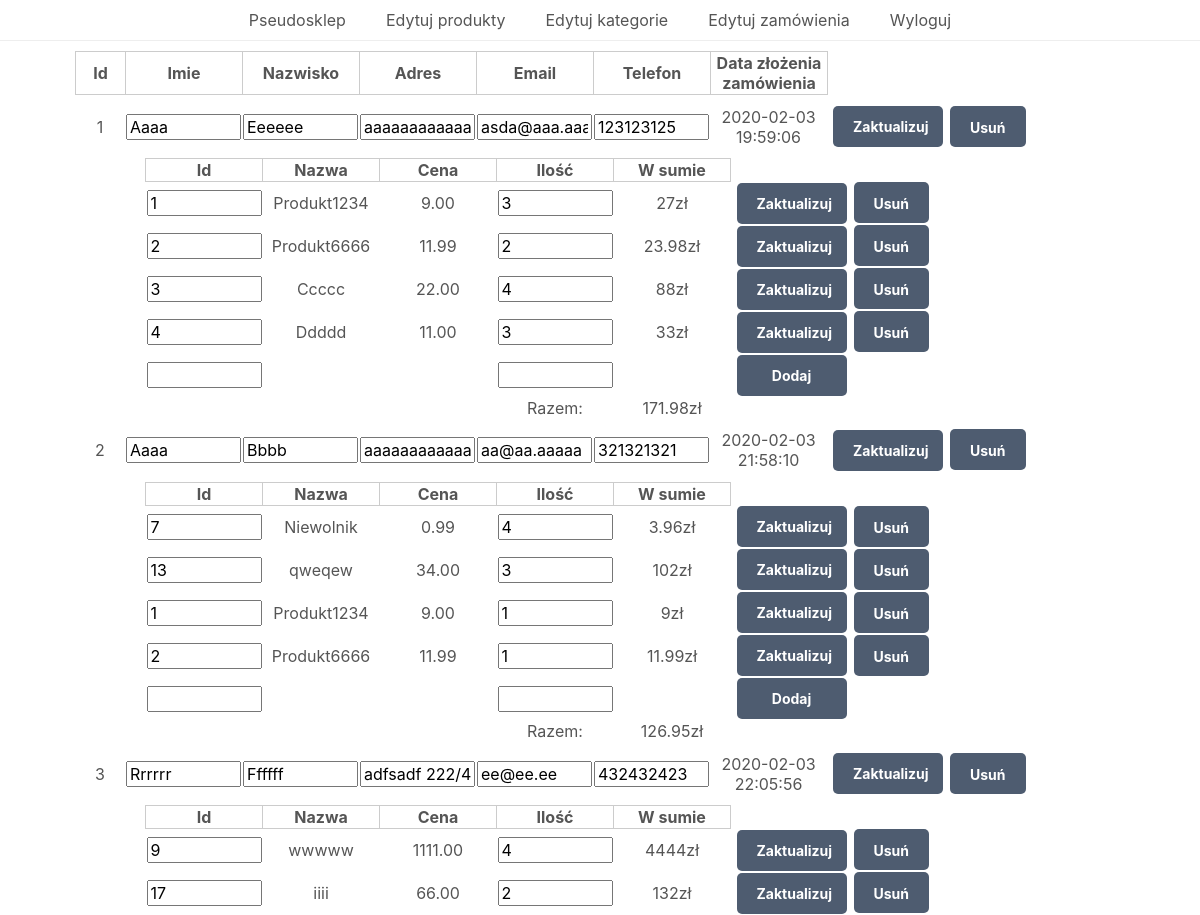
Page /index.php?page=zamowienia (signed in, upper part) on the earlier database version.
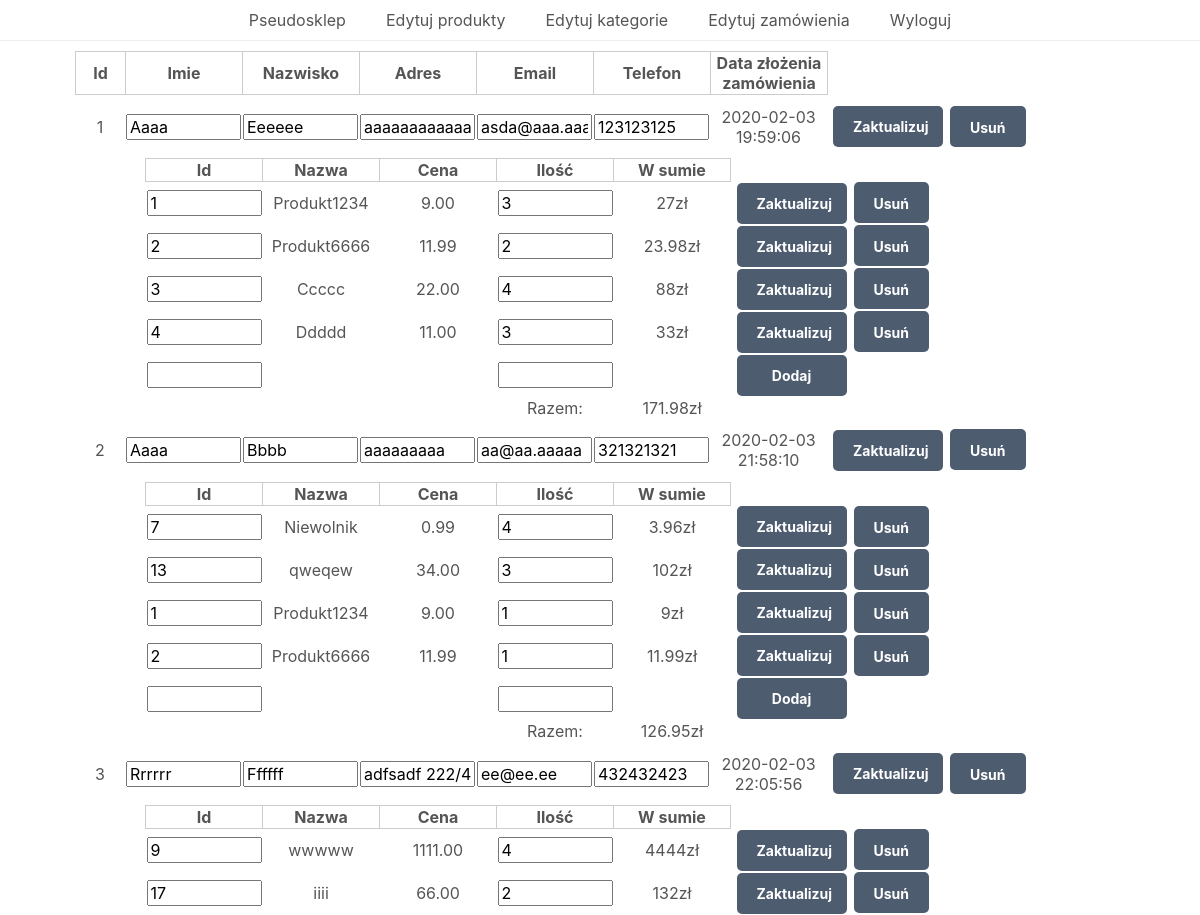
Same page on the later database version.
### tables this page shows
CREATE TABLE `zamowienia` (
  `id` int(11) NOT NULL AUTO_INCREMENT,
  `login` varchar(31) NOT NULL,
  `imie` varchar(200) NOT NULL,
  `nazwisko` varchar(200) NOT NULL,
  `city` text NOT NULL,
  `adres` text NOT NULL,
  `zip` char(10) NOT NULL,
  `email` text NOT NULL,
  `telefon` int(11) NOT NULL,
  `status` text NOT NULL DEFAULT 'pending',
  `data` datetime NOT NULL DEFAULT current_timestamp(),
  PRIMARY KEY (`id`),
  KEY `id` (`id`),
  KEY `login` (`login`),
  CONSTRAINT `zamowienia_ibfk_1` FOREIGN KEY (`login`) REFERENCES `users` (`login`) ON DELETE CASCADE ON UPDATE CASCADE
);

### index.php (called while the page is built, shortened)
<?php
include 'funkcje.php';
$page = isset($_GET['page']) && file_exists($_GET['page'] . '.php') ? $_GET['page'] : 'home';
include $page . '.php';
?>

### zamowienia.php (the view, shortened to what this page needs)
<?php
$polecenie = $pdo->prepare('SELECT * FROM zamowienia');
$polecenie->execute();
$zamowienia = $polecenie->fetchAll(PDO::FETCH_ASSOC);
$polecenie = $pdo->prepare('SELECT MAX(id) FROM produkty');
$polecenie->execute();
$max_id = $polecenie->fetch(PDO::FETCH_ASSOC);
$max_id = array_pop($max_id);
?>
<?=template_header_adm('Panel administracyjny')?>
<div class='content-wrapper zamowienia'>
    <table>
            <tr class='naglowek_tabeli'>
                <th>Id</th>
                <th>Imie</th>
                <th>Nazwisko</th>
                <th>Adres</th>
                <th>Email</th>
                <th>Telefon</th>
                <th>Data złożenia zamówienia</th>
                <th class="zaktualizuj"></th>
                <th class="usun"></th>
            </tr>
    </table>
    <?php foreach($zamowienia as $zamowienie): ?>
    <table>
            <tr>
                <form method="post" action="index.php?page=zamowienia">
                <td><?=$zamowienie['id'] ?></td>
                <td><input type="text" name="imie" value="<?=$zamowienie['imie'] ?>"></td>
                <td><input type="text" name="nazwisko" value="<?=$zamowienie['nazwisko'] ?>"></td>
                <td><input type="text" name="adres" value="<?=$zamowienie['adres'] ?>"></td>
                <td><input type="text" name="email" value="<?=$zamowienie['email'] ?>"></td>
                <td><input type="number" name="telefon" value="<?=$zamowienie['telefon'] ?>"></td>
                <td><?=$zamowienie['data'] ?></td>
                <td><button type="submit" name="update" value="<?=$zamowienie['id'] ?>">Zaktualizuj</button></td>
                </form>
                <td><a class="button" href="index.php?page=zamowienia&remove=<?=$zamowienie['id'] ?>">Usuń</a></td>
            </tr>
    </table>
    <table class='produkty'>
        <tr class='naglowek_tabeli'>
            <th>Id</th>
            <th>Nazwa</th>
            <th>Cena</th>
            <th>Ilość</th>
            <th>W sumie</th>
            <th class="zaktualizuj"></th>
            <th class="usun"></th>
        </tr>
        <?php
        $polecenie = $pdo->prepare('SELECT * FROM zamowienia_produkty WHERE zam_id=?');
        $polecenie->execute([$zamowienie['id']]);
        $produkty = $polecenie->fetchAll(PDO::FETCH_ASSOC);
        $wSumie = 0;
        ?>
        <?php foreach($produkty as $produkt):?>
            <?php
            $polecenie = $pdo->prepare('SELECT * FROM produkty WHERE id=?');
            $polecenie->execute([$produkt['prod_id']]);
            $reszta_produktow = $polecenie->fetchAll(PDO::FETCH_ASSOC);
            ?>
            <?php foreach($reszta_produktow as $reszta_produktu): ?>
            <tr>
                <form method="post" action="index.php?page=zamowienia">
                <td><input type="number" name="prod_id" min="1" max="<?=$max_id ?>" value="<?= $produkt['prod_id']?>"></td>
                <td><?= $reszta_produktu['nazwa']?></td>
                <td><?= $reszta_produktu['cena']?></td>
                <td><input type="number" name="ilosc_prod" min="1" value="<?= $produkt['ilosc_prod']?>"></td>
                <td><?php echo $produkt['ilosc_prod']*$reszta_produktu['cena'];
                $wSumie += $produkt['ilosc_prod']*$reszta_produktu['cena'];?>&#122;&#322;</td>
                <td><button type="submit" name="update_prod" value="<?=$produkt['prod_id'] ?>">Zaktualizuj</button></td>
                </form>
                <td><a class="button" href="index.php?page=zamowienia&remove_prod=<?=$produkt['prod_id'] ?>&zam_id=<?= $zamowienie['id'] ?>">Usuń</a></td>
            </tr>
            <?php endforeach; ?>
        <?php endforeach; ?>
            <tr>
                <form method="post" action="index.php?page=zamowienia">
                <td><input type="number" name="prod_id" max="<?=$max_id ?>" min="1"></td>
                <td></td>
                <td></td>
                <td><input type="number" name="ilosc_prod" min="1"></td>
                <td></td>
                <td><button type="submit" name="add_prod">Dodaj</button></td>
                </form>
                <td></td>
            </tr>
            <tr>
                <td></td>
                <td></td>
                <td></td>
                <td>Razem:</td>
                <td><?= $wSumie; ?>&#122;&#322;</td>
                <td></td>
                <td></td>
            </tr>
    </table>
    <?php endforeach; ?>
</div>
<?=template_footer()?>

Differences in the rows shown:
changed zamowienia "Bbbb": adres "aaaaaaaaaaaa" → "aaaaaaaaa"
